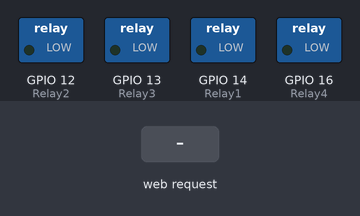
The sketch below on a simulated ESP8266 (NodeMCU). Shown: switched loads named in the sketch (green lamp = pin HIGH). The test bench sets the inputs (shaded band). WiFi joins after 1.5 s; servers stay silent unless stated; what the sketch prints to the serial monitor is not drawn.

Above: at 2.7 s.
2.8 s: HTTP request GET /?R1=1 received
At 3.2 s:
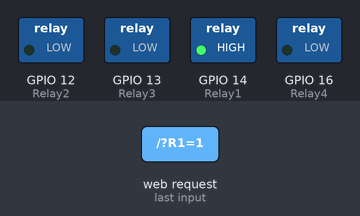
4.3 s: HTTP request GET /?R2=1 received
At 5.5 s:
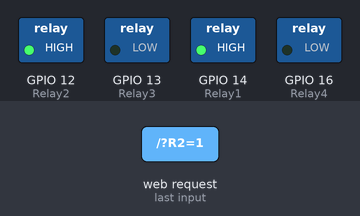
5.8 s: HTTP request GET /?R1=0 received
At 6.7 s:
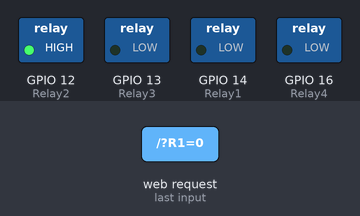
7.3 s: HTTP request GET /?R3=1 received
At 7.8 s:
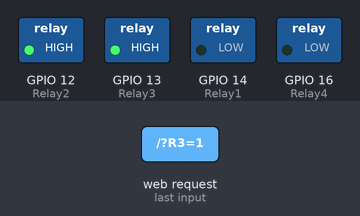
8.8 s: HTTP request GET /?R2=0 received
At 10.1 s:
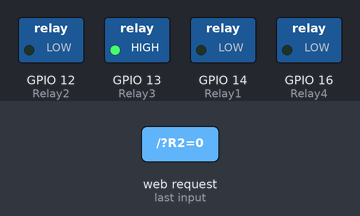
Timing chart, 0 to 11.8 s (numbered marks = the images above; inputs shaded):
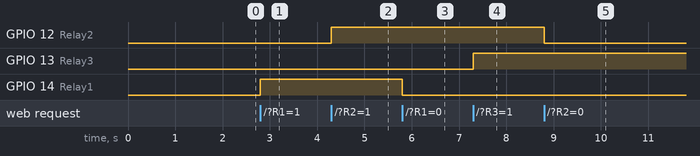

Measured:
- after the input at 2.8 s, GPIO 14 (Relay1): LOW → HIGH at once
- after the input at 4.3 s, GPIO 12 (Relay2): LOW → HIGH at once
- after the input at 5.8 s, GPIO 14 (Relay1): HIGH → LOW at once
- after the input at 7.3 s, GPIO 13 (Relay3): LOW → HIGH at once
- after the input at 8.8 s, GPIO 12 (Relay2): HIGH → LOW at once

The sketch:

RelayRemote_Demo.ino
```cpp
// (licence header left out)
#include <ESP8266WiFi.h>

// put here your wi-fi network data
const char* ssid = "[YOUR SSID]";
const char* password = "[YOUR PASSWORD]";
#define DEBUG // comment if you don't want use serial debug

#define Relay1  14 // On LinkNodeR4 is S3 (LED D4)  - on NodeMCU devkit is D5 - on LinkNodeD1 is D13/SCK
#define Relay2  12 // On LinkNodeR4 is S4 (LED D10) - on NodeMCU devkit is D6 - on LinkNodeD1 is D12/MISO
#define Relay3  13 // On LinkNodeR4 is S5 (LED D8)  - on NodeMCU devkit is D7 - on LinkNodeD1 is D11/MOSI
#define Relay4  16 // On LinkNodeR4 is S2 (LED D3)  - on NodeMCU devkit is D0 - on LinkNodeD1 is D2

// NOTE:
// Relay 4 (S2) on LinkNode R4 turns on for about 1 second at start-up
// and then turns off. Do not connect anything must be off at start-up!

int RelayStatus[4]; // Here I'll store the status of 4 digital pins
WiFiServer server(80);

void setup()
  {
  #ifdef DEBUG
    Serial.begin(115200);
    delay(10);
  #endif

  // Relay pins as output, off at start-up
  pinMode(Relay1, OUTPUT);
  pinMode(Relay2, OUTPUT);
  pinMode(Relay3, OUTPUT);
  pinMode(Relay4, OUTPUT);
  digitalWrite(Relay1, LOW);
  digitalWrite(Relay2, LOW);
  digitalWrite(Relay3, LOW);
  digitalWrite(Relay4, LOW);

  // reset relays status array
  for (int i=0; i<4; i++)
    {
    RelayStatus[i]=LOW;
    }

  #ifdef DEBUG
    Serial.println();
    Serial.print("Connecting to ");
    Serial.println(ssid);
  #endif

  WiFi.begin(ssid, password); // connect to your wi-fi network

  #ifdef DEBUG
    int TimeOut=0; // variable used to debug out too much retries
  #endif

  while (WiFi.status() != WL_CONNECTED)
    {
    delay(500);
    #ifdef DEBUG
      Serial.print(".");
      if ((TimeOut++)==30)
          {
          Serial.println("Too much time! SSID/Password are ok?");
          TimeOut=0;
          }
    #endif
    }

  #ifdef DEBUG
    Serial.println("");
    Serial.println("*Connected*");
  #endif

  server.begin(); // start server

  #ifdef DEBUG
    Serial.println("Server started");
    Serial.print("This Board URL is: ");
    Serial.print("http://");
    Serial.print(WiFi.localIP());
    Serial.println("");
  #endif
  } // end setup

void loop()
  {

  // check if have serial data
  if (Serial.available() > 0)
    {
    char q = Serial.read();
    if (q=='i' || q=='I')
      {
      Serial.print("IP address is: ");
      Serial.println(WiFi.localIP());
      }
    }

  // checking for an incoming connection
  WiFiClient client = server.available();
  if (!client)
    {
    return;
    }

  // wait a client request
  #ifdef DEBUG
    Serial.println("new client");
  #endif

  while (!client.available())
    {
    delay(1);
    }

  // get the request until the carriage return
  String request = client.readStringUntil('\r');
  #ifdef DEBUG
    Serial.println(request);
  #endif
  client.flush(); // Waits until all outgoing characters in buffer have been sent

  // request contains instructions for Relay1 ?
  if (request.indexOf("R1=1") != -1)
    {
    digitalWrite(Relay1, HIGH);
    RelayStatus[0] = HIGH;
    }
  if (request.indexOf("R1=0") != -1)
    {
    digitalWrite(Relay1, LOW);
    RelayStatus[0] = LOW;
    }
  // request contains instructions for Relay2 ?
  if (request.indexOf("R2=1") != -1)
    {
    digitalWrite(Relay2, HIGH);
    RelayStatus[1] = HIGH;
    }
  if (request.indexOf("R2=0") != -1)
    {
    digitalWrite(Relay2, LOW);
    RelayStatus[1] = LOW;
    }
  // request contains instructions for Relay3 ?
  if (request.indexOf("R3=1") != -1)
    {
    digitalWrite(Relay3, HIGH);
    RelayStatus[2] = HIGH;
    }
  if (request.indexOf("R3=0") != -1)
    {
    digitalWrite(Relay3, LOW);
    RelayStatus[2] = LOW;
    }
  // request contains instructions for Relay4 ?
  if (request.indexOf("R4=1") != -1)
    {
    digitalWrite(Relay4, HIGH);
    RelayStatus[3] = HIGH;
    }
  if (request.indexOf("R4=0") != -1)
    {
    digitalWrite(Relay4, LOW);
    RelayStatus[3] = LOW;
    }

  // now I can give a 200/OK reponse
  String p="HTTP/1.1 200 OK\r\n"; // string constructor
  p += "Content-Type: text/html\r\n";
  p += "\r\n"; // THIS IS IMPORTANT for separating response from page!
  // Doctype 4.01 Transitional
  // please refer to: http://www.w3schools.com/TAGS/tag_doctype.asp
  p += "<!DOCTYPE HTML PUBLIC \"-//W3C//DTD HTML 4.01 Transitional//EN\" \"http://www.w3.org/TR/html4/loose.dtd\">\r\n";
  p += "<html>\r\n";
  p += "<head>\r\n";
  p += "<title>RelayRemote Demo By Giovanni Bernardo</title>\r\n";
  // adapt page for mobile devices
  p += "<meta name=\"viewport\" content=\"width=device-width\">\r\n";
  // I defined a CSS for rendering some elements
  p += "<style>\r\n";
  p += "a.btn:link {color:#0000FF; text-decoration:none; font-weight:bold; padding:10px; margin:3px; background-color:#C6C6C6;}\r\n";
  p += "a.btn:visited {color:#0000FF; text-decoration:none; font-weight:bold; padding:10px; margin:3px; background-color:#C6C6C6;}\r\n";
  p += "a.btn:hover {color:#0000FF; text-decoration:none; font-weight:bold; padding:10px; margin:3px; background-color:#C6C6C6;}\r\n";
  p += ".row {font-family:tahoma,arial; size:22pt; text-align:left; vertical-align:middle; padding:2px; margin:22px 1px 22px 3px; width:100%}\r\n";
  p += ".ison {color:#FFFFFF; font-weight:bold; padding:10px; margin:3px;  background-color:#00FF00;}\r\n";
  p += ".isoff {color:#FFFFFF; font-weight:bold; padding:10px; margin:3px;  background-color:#FF0000;}\r\n";
  p += "</style>\r\n";
  // print string "status:xxxx" used by android app to set current relay status on the interface
  // I'm using an html comment so this string will not visible on the generated webpage
  p += "<!-- relay status:";
  for (int u=0; u<4; u++)
    {
     p+= RelayStatus[u]?"1":"0";
   }
  p += " -->\r\n";
  p += "</head>\r\n";
  p += "<body>\r\n";
  // rows with relay status
  for (int i=0; i<4; i++)
    {
    // Relay X is XXX : Turn it YYY
    p += "<div class=\"row\">Relay [";
    p += (i+1); // add 1 since relays on the app are 1-based index
    p += "] is ";
    p += RelayStatus[i]?"<span class=\"ison\">&nbsp;ON&nbsp;</span>":"<span class=\"isoff\">&nbsp;OFF&nbsp;</span>";
    p += " : ";
    p += "<a class=\"btn\" href=\"/?R";
    p += (i+1);
    p += "=";
    p += RelayStatus[i]?"0":"1";
    p += "\">&nbsp;Turn ";
    p += RelayStatus[i]?"OFF":"ON";
    p += "&nbsp;</a></div>\r\n";
    }
  p += "</body>\r\n";
  p += "</html>";
  client.print(p); // send page to client
  delay(1);
  #ifdef DEBUG
    Serial.println("Client disconnected");
    Serial.println("");
  #endif
  }
```
